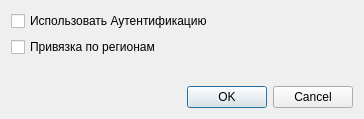
<?xml version="1.0" encoding="UTF-8"?>
<ui version="4.0">
 <class>SettingsDialog</class>
 <widget class="QDialog" name="SettingsDialog">
  <property name="geometry">
   <rect>
    <x>0</x>
    <y>0</y>
    <width>364</width>
    <height>119</height>
   </rect>
  </property>
  <property name="windowTitle">
   <string>Параметры</string>
  </property>
  <property name="windowIcon">
   <iconset resource="../resource.qrc">
    <normaloff>:/Image/settings.png</normaloff>:/Image/settings.png</iconset>
  </property>
  <layout class="QGridLayout" name="gridLayout" rowstretch="0,0,1,0" rowminimumheight="0,0,0,0">
   <property name="sizeConstraint">
    <enum>QLayout::SetDefaultConstraint</enum>
   </property>
   <item row="1" column="0">
    <widget class="QCheckBox" name="checkBoxRegions">
     <property name="text">
      <string>Привязка по регионам</string>
     </property>
    </widget>
   </item>
   <item row="3" column="0">
    <widget class="QDialogButtonBox" name="buttonBox">
     <property name="orientation">
      <enum>Qt::Horizontal</enum>
     </property>
     <property name="standardButtons">
      <set>QDialogButtonBox::Cancel|QDialogButtonBox::Ok</set>
     </property>
    </widget>
   </item>
   <item row="0" column="0">
    <widget class="QCheckBox" name="checkBoxLogin">
     <property name="text">
      <string>Использовать Аутентификацию</string>
     </property>
    </widget>
   </item>
   <item row="2" column="0">
    <spacer name="verticalSpacer">
     <property name="orientation">
      <enum>Qt::Vertical</enum>
     </property>
     <property name="sizeHint" stdset="0">
      <size>
       <width>20</width>
       <height>40</height>
      </size>
     </property>
    </spacer>
   </item>
  </layout>
 </widget>
 <resources>
  <include location="../resource.qrc"/>
 </resources>
 <connections>
  <connection>
   <sender>buttonBox</sender>
   <signal>accepted()</signal>
   <receiver>SettingsDialog</receiver>
   <slot>accept()</slot>
   <hints>
    <hint type="sourcelabel">
     <x>248</x>
     <y>254</y>
    </hint>
    <hint type="destinationlabel">
     <x>157</x>
     <y>274</y>
    </hint>
   </hints>
  </connection>
  <connection>
   <sender>buttonBox</sender>
   <signal>rejected()</signal>
   <receiver>SettingsDialog</receiver>
   <slot>reject()</slot>
   <hints>
    <hint type="sourcelabel">
     <x>316</x>
     <y>260</y>
    </hint>
    <hint type="destinationlabel">
     <x>286</x>
     <y>274</y>
    </hint>
   </hints>
  </connection>
 </connections>
</ui>
